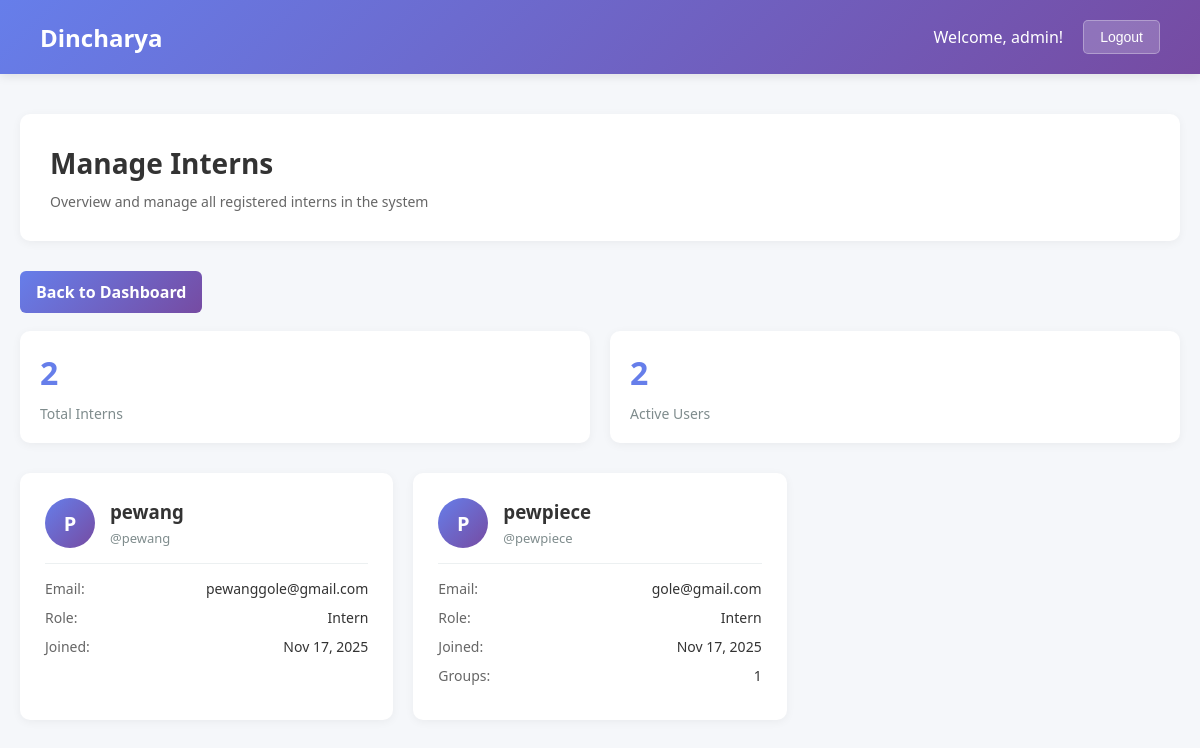
Before: /manage-interns/ (signed in) with the older database file.
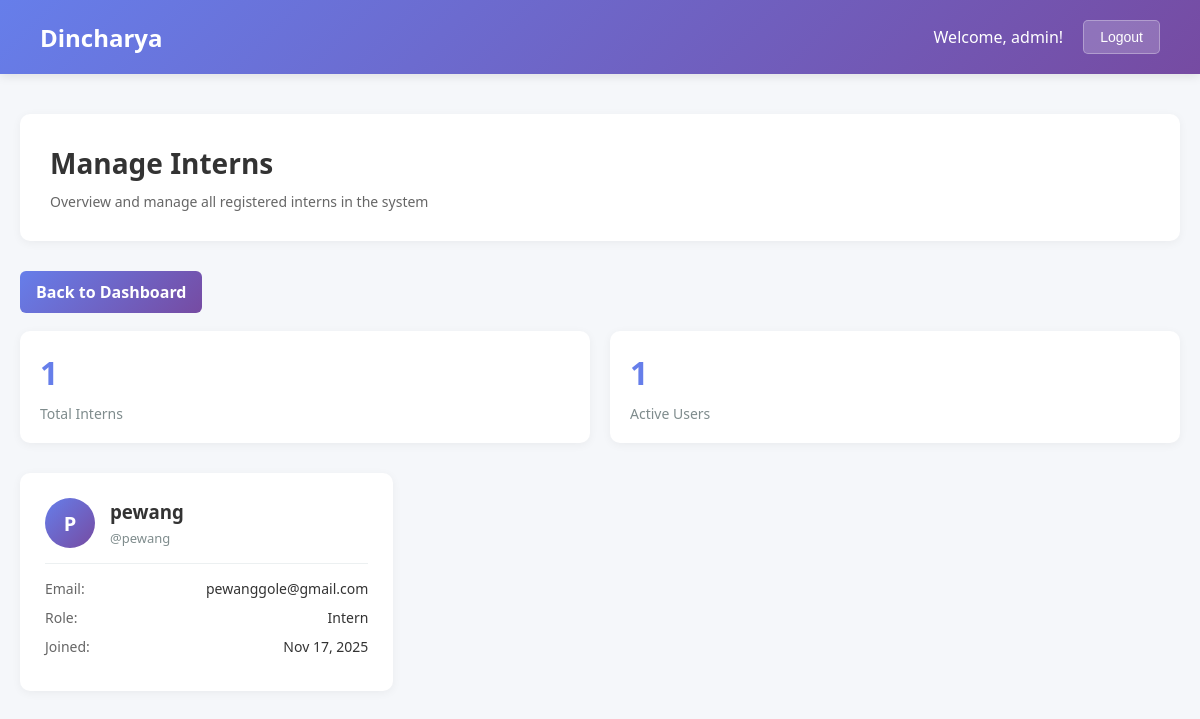
After: the same page with the newer database file.
### scheduler/models.py (models this page shows)
class CustomUser(AbstractUser):
    ROLE_CHOICES = (
        ('supervisor', 'Supervisor'),
        ('intern', 'Intern'),
    )
    role = models.CharField(max_length=20, choices=ROLE_CHOICES, default='intern')

### scheduler/decorators.py (the view)
    def wrapper(request, *args, **kwargs):
        if request.user.role != 'supervisor':
            return HttpResponseForbidden("Only supervisors can access this page.")
        return view_func(request, *args, **kwargs)

### scheduler/views.py (called while the page is built)
@supervisor_required
def manage_interns(request):
    if request.user.role != 'supervisor':
        return HttpResponseForbidden("Only supervisors can view this page.")
    interns = CustomUser.objects.filter(role='intern')
    return render(request, 'manage_interns.html', {'interns': interns})

### templates/manage_interns.html (shortened to what this page needs)
<!DOCTYPE html>
<html lang="en">
<head>
</head>
<body>
    <div class="navbar">
        <h1>Dincharya</h1>
        <div class="navbar-links">
            <span>Welcome, {{ user.username }}!</span>
            <form method="post" action="{% url 'logout' %}" class="logout-form">
                <button type="submit" class="logout-btn">Logout</button>
            </form>
        </div>
    </div>
    <div class="container">
        <div class="header">
            <h2>Manage Interns</h2>
            <p>Overview and manage all registered interns in the system</p>
        </div>
        <div style="display:flex; gap:12px; align-items:center; margin:12px 0 18px 0;">
            <a href="{% url 'dashboard' %}" class="action-btn" style="background:linear-gradient(135deg,#667eea 0%,#764ba2 100%); color:#fff; padding:10px 16px; border-radius:6px; text-decoration:none; font-weight:600">Back to Dashboard</a>
        </div>
        {% if interns %}
            <div class="stats">
                <div class="stat-card">
                    <div class="stat-number">{{ interns.count }}</div>
                    <div class="stat-label">Total Interns</div>
                </div>
                <div class="stat-card">
                    <div class="stat-number">{{ interns.count }}</div>
                    <div class="stat-label">Active Users</div>
                </div>
            </div>
            <div class="interns-grid">
                {% for intern in interns %}
                    <div class="intern-card">
                        <div class="intern-card-header">
                            <div class="intern-avatar">{{ intern.username|first|upper }}</div>
                            <div class="intern-info">
                                <h3>{{ intern.first_name|default:intern.username }}</h3>
                                <p>@{{ intern.username }}</p>
                            </div>
                        </div>
                        <div class="intern-details">
                            <div class="detail-row">
                                <span>Email:</span>
                                <span>{{ intern.email|default:"Not provided" }}</span>
                            </div>
                            <div class="detail-row">
                                <span>Role:</span>
                                <span>{{ intern.get_role_display }}</span>
                            </div>
                            <div class="detail-row">
                                <span>Joined:</span>
                                <span>{{ intern.date_joined|date:"M d, Y" }}</span>
                            </div>
                            {% if intern.groups.all %}
                                <div class="detail-row">
                                    <span>Groups:</span>
                                    <span>{{ intern.groups.count }}</span>
                                </div>
                            {% endif %}
                        </div>
                    </div>
                {% endfor %}
            </div>
        {% else %}
            <div class="empty-state">
                <div class="empty-state-icon">👥</div>
                <h3>No Interns Found</h3>
                <p>There are currently no registered interns in the system.</p>
            </div>
        {% endif %}
    </div>
</body>
</html>

Changed rows visible on the page:
removed CustomUser: username|first "P", first_name "pewpiece", username "pewpiece", email "gole@gmail.com", role "Intern", date_joined "Nov 17, 2025", groups.count "1"
Other visible differences:
{{ interns.count }}: "2" → "1"
